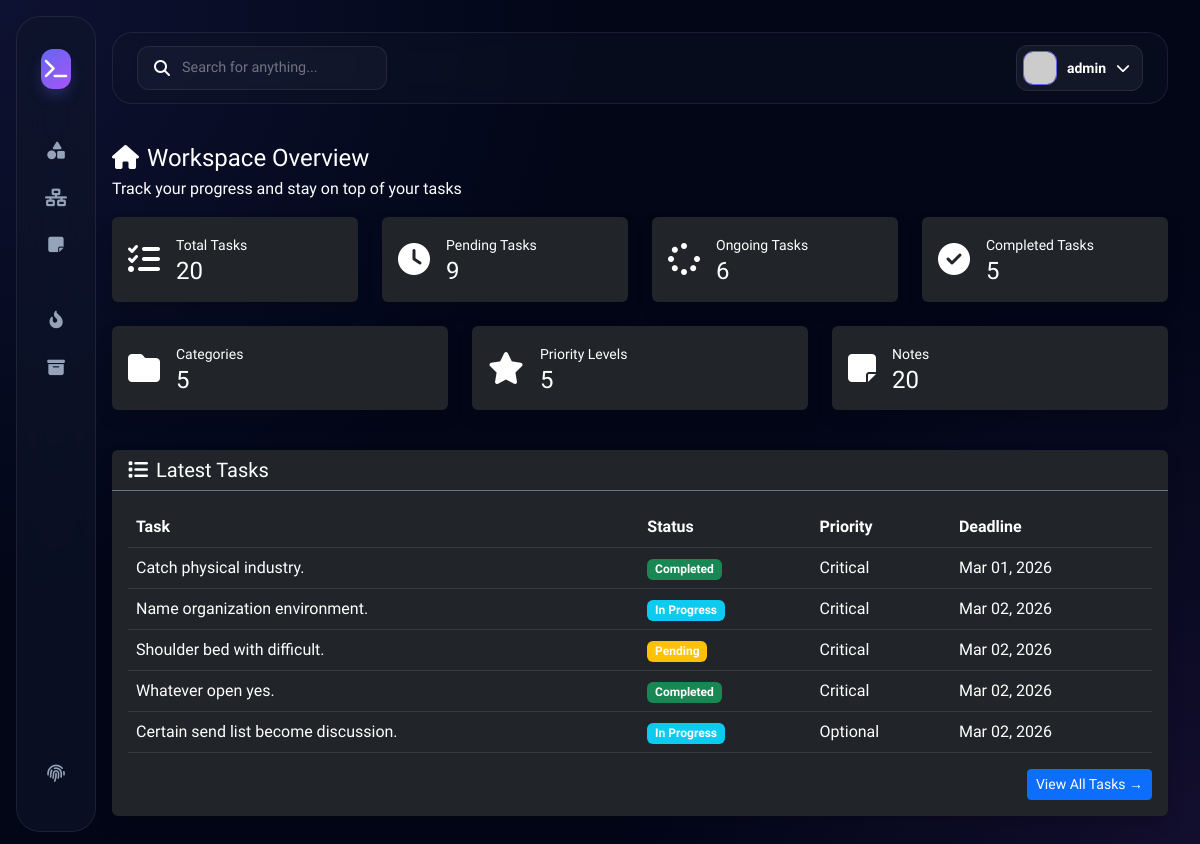
The app's page / (signed in) with its own data.
### hangarinproj/models.py (models this page shows, shortened)
class BaseModel(models.Model):
    created_at = models.DateTimeField(auto_now_add=True)
    updated_at = models.DateTimeField(auto_now=True)
    class Meta:
        abstract = True

class Task(BaseModel):
    title = models.CharField(max_length=200)
    description = models.TextField()
    deadline = models.DateTimeField(default=timezone.now)
    status = models.CharField(max_length=50, choices=STATUS_CHOICES, default="Pending")
    category = models.ForeignKey(Category, on_delete=models.CASCADE)
    priority = models.ForeignKey(Priority, on_delete=models.CASCADE)

class Priority(BaseModel):
    name = models.CharField(max_length=100)
    class Meta:
        verbose_name = "Priority"
        verbose_name_plural = "Priorities"
    def __str__(self):
        return self.name

### hangarinproj/views.py (the view)
# urls.py: path('', views.HomePageView.as_view(), name='home'),
class HomePageView(LoginRequiredMixin, ListView):
    model = Task
    context_object_name = 'hangarinproj'
    template_name = "home.html"
    login_url = '/accounts/login/'
    def get_context_data(self, **kwargs):
        context = super().get_context_data(**kwargs)
        context['total_tasks'] = Task.objects.count()
        context['pending_count'] = Task.objects.filter(status='Pending').count()
        context['inprogress_count'] = Task.objects.filter(status='In Progress').count()
        context['completed_count'] = Task.objects.filter(status='Completed').count()
        context['total_categories'] = Category.objects.count()
        context['total_priorities'] = Priority.objects.count()
        context['total_notes'] = Note.objects.count()
        context['recent_tasks'] = Task.objects.all().order_by('-created_at')[:5]
        return context

### templates/home.html (shortened to what this page needs)
{% extends 'base.html' %}
{% load static %}
{% block content %}
<div class="row">
    <div class="col-12">
        <h4 class="mb-1">
            <i class="fas fa-home me-2"></i>Workspace Overview
        </h4>
        <p class="text-muted">Track your progress and stay on top of your tasks</p>
    </div>
</div>
<div class="row">
    <div class="col-md-3">
        <div class="card bg-dark border-0 shadow mb-3">
            <div class="card-body d-flex align-items-center">
                <i class="fas fa-tasks fa-2x me-3 text-info"></i>
                <div>
                    <small class="text-muted">Total Tasks</small>
                    <h4 class="mb-0">{{ total_tasks }}</h4>
                </div>
            </div>
        </div>
    </div>
    <div class="col-md-3">
        <div class="card bg-dark border-0 shadow mb-3">
            <div class="card-body d-flex align-items-center">
                <i class="fas fa-clock fa-2x me-3 text-warning"></i>
                <div>
                    <small class="text-muted">Pending Tasks</small>
                    <h4 class="mb-0">{{ pending_count }}</h4>
                </div>
            </div>
        </div>
    </div>
    <div class="col-md-3">
        <div class="card bg-dark border-0 shadow mb-3">
            <div class="card-body d-flex align-items-center">
                <i class="fas fa-spinner fa-2x me-3 text-info"></i>
                <div>
                    <small class="text-muted">Ongoing Tasks</small>
                    <h4 class="mb-0">{{ inprogress_count }}</h4>
                </div>
            </div>
        </div>
    </div>
    <div class="col-md-3">
        <div class="card bg-dark border-0 shadow mb-3">
            <div class="card-body d-flex align-items-center">
                <i class="fas fa-check-circle fa-2x me-3 text-success"></i>
                <div>
                    <small class="text-muted">Completed Tasks</small>
                    <h4 class="mb-0">{{ completed_count }}</h4>
                </div>
            </div>
        </div>
    </div>
</div>
<div class="row mt-2">
    <div class="col-md-4">
        <div class="card bg-dark border-0 shadow mb-3">
            <div class="card-body d-flex align-items-center">
                <i class="fas fa-folder fa-2x me-3 text-info"></i>
                <div>
                    <small class="text-muted">Categories</small>
                    <h4 class="mb-0">{{ total_categories }}</h4>
                </div>
            </div>
        </div>
    </div>
    <div class="col-md-4">
        <div class="card bg-dark border-0 shadow mb-3">
            <div class="card-body d-flex align-items-center">
                <i class="fas fa-star fa-2x me-3 text-warning"></i>
                <div>
                    <small class="text-muted">Priority Levels</small>
                    <h4 class="mb-0">{{ total_priorities }}</h4>
                </div>
            </div>
        </div>
    </div>
    <div class="col-md-4">
        <div class="card bg-dark border-0 shadow mb-3">
            <div class="card-body d-flex align-items-center">
                <i class="fas fa-sticky-note fa-2x me-3 text-info"></i>
                <div>
                    <small class="text-muted">Notes</small>
                    <h4 class="mb-0">{{ total_notes }}</h4>
                </div>
            </div>
        </div>
    </div>
</div>
<div class="row mt-4">
    <div class="col-12">
        <div class="card bg-dark border-0 shadow">
            <div class="card-header border-bottom border-secondary">
                <h5 class="mb-0">
                    <i class="fas fa-list me-2"></i>Latest Tasks
                </h5>
            </div>
            <div class="card-body">
                <div class="table-responsive">
                    <table class="table table-dark table-hover align-middle">
                        <thead>
                            <tr>
                                <th>Task</th>
                                <th>Status</th>
                                <th>Priority</th>
                                <th>Deadline</th>
                            </tr>
                        </thead>
                        <tbody>
                            {% for task in recent_tasks %}
                            <tr>
                                <td>{{ task.title }}</td>
                                <td>
                                    {% if task.status == 'Completed' %}
                                        <span class="badge bg-success">{{ task.status }}</span>
                                    {% elif task.status == 'In Progress' %}
                                        <span class="badge bg-info">{{ task.status }}</span>
                                    {% else %}
                                        <span class="badge bg-warning">{{ task.status }}</span>
                                    {% endif %}
                                </td>
                                <td>{{ task.priority }}</td>
                                <td>{{ task.deadline|date:"M d, Y" }}</td>
                            </tr>
                            {% endfor %}
                        </tbody>
                    </table>
                </div>
                <div class="text-end">
                    <a href="{% url 'task-list' %}" class="btn btn-primary btn-sm">
                        View All Tasks →
                    </a>
                </div>
            </div>
        </div>
    </div>
</div>
{% endblock %}

### templates/base.html (shortened to what this page needs)
{% load static %}
{% load pwa %}
<!DOCTYPE html>
<html lang="en">
<head>
    <link href="https://cdn.jsdelivr.net/npm/bootstrap@5.3.0/dist/css/bootstrap.min.css" rel="stylesheet">
    <link rel="stylesheet" href="https://cdnjs.cloudflare.com/ajax/libs/font-awesome/6.5.0/css/all.min.css">
</head>
<body>
<div class="app-layout">
    <aside class="sidebar-wrapper">
        <a href="/" class="brand-box">
            <div class="brand-logo"><i class="fas fa-terminal"></i></div>
        </a>
        <nav class="flex-grow-1">
            <div class="nav-group">
                <a href="{% url 'task-list' %}" class="sidebar-link {% if 'task' in request.path %}active{% endif %}">
                    <i class="fas fa-shapes"></i>
                </a>
                <a href="{% url 'subtask-list' %}" class="sidebar-link {% if 'subtask' in request.path %}active{% endif %}">
                    <i class="fas fa-network-wired"></i>
                </a>
                <a href="{% url 'note-list' %}" class="sidebar-link {% if 'note' in request.path %}active{% endif %}">
                    <i class="fas fa-sticky-note"></i>
                </a>
            </div>
            <div class="nav-group">
                <a href="{% url 'priority-list' %}" class="sidebar-link">
                    <i class="fas fa-fire-alt"></i>
                </a>
                <a href="{% url 'category-list' %}" class="sidebar-link">
                    <i class="fas fa-box-archive"></i>
                </a>
            </div>
        </nav>
        <div class="system-nav mt-auto pt-4">
            <a href="/admin/" class="sidebar-link">
                <i class="fas fa-fingerprint"></i>
            </a>
        </div>
    </aside>
    <main class="main-viewport">
        <header class="glass-header">
            <div class="search-bar">
                <i class="fas fa-search text-dim"></i>
                <input type="text" id="mainSearch" placeholder="Search for anything...">
            </div>
            <div class="d-flex align-items-center gap-4">
                <div class="dropdown">
                    <div class="profile-trigger" data-bs-toggle="dropdown">
                        <img src="https://ui-avatars.com/api/?name={{ user.username|default:'User' }}&background=6366f1&color=fff&bold=true" class="avatar">
                        <span class="d-none d-lg-inline fw-semibold small">{{ user.username|default:"Guest" }}</span>
                        <i class="fas fa-chevron-down small text-dim"></i>
                    </div>
                </div>
            </div>
        </header>
        <div class="content-container" id="searchableArea">
            {% block content %}
            {% endblock %}
        </div>
    </main>
</div>
</body>
</html>

### templates/base.html (style rules this page uses)
:root { --bg-deep: #020617; --accent-primary: #6366f1; --accent-secondary: #a855f7; --glass-card: rgba(15, 23, 42, 0.6); --glass-border: rgba(255, 255, 255, 0.08); --text-bright: #f8fafc; --text-dim: #94a3b8; --sidebar-width: 280px; --nav-glow: 0 0 20px rgba(99, 102, 241, 0.1); }
body, .content-container, .content-container *, .main-viewport h1, .main-viewport h2, .main-viewport p, .main-viewport span, .main-viewport label, .main-viewport td, .main-viewport th { color: #ffffff !important; }
input, select, textarea, .form-control, [type="text"], [type="search"] { color: #ffffff !important; background: rgba(255, 255, 255, 0.05) !important; border: 1px solid var(--glass-border) !important; }
input::placeholder { color: rgba(255, 255, 255, 0.4) !important; }
body { background-color: var(--bg-deep); background-image: radial-gradient(circle at 0% 0%, rgba(99, 102, 241, 0.12) 0, transparent 40%), radial-gradient(circle at 100% 100%, rgba(168, 85, 247, 0.1) 0, transparent 40%); color: var(--text-bright); font-family: 'Plus Jakarta Sans', sans-serif; min-height: 100vh; margin: 0; overflow-x: hidden; }
.sidebar-wrapper { position: fixed; top: 1rem; left: 1rem; bottom: 1rem; width: var(--sidebar-width); background: var(--glass-card); backdrop-filter: blur(24px); -webkit-backdrop-filter: blur(24px); border: 1px solid var(--glass-border); border-radius: 24px; display: flex; flex-direction: column; padding: 2rem 1.25rem; z-index: 1050; transition: all 0.4s cubic-bezier(0.4, 0, 0.2, 1); }
.brand-box { display: flex; align-items: center; gap: 14px; padding: 0 0.75rem 2.5rem; text-decoration: none; }
.brand-logo { width: 40px; height: 40px; background: linear-gradient(135deg, var(--accent-primary), var(--accent-secondary)); border-radius: 12px; display: flex; align-items: center; justify-content: center; color: white !important; font-size: 1.25rem; box-shadow: 0 8px 16px -4px rgba(99, 102, 241, 0.4); }
.nav-group { margin-bottom: 2rem; }
.sidebar-link { display: flex; align-items: center; gap: 12px; padding: 0.8rem 1rem; color: var(--text-dim) !important; text-decoration: none; border-radius: 14px; font-weight: 500; font-size: 0.95rem; transition: all 0.2s ease; margin-bottom: 4px; }
.sidebar-link i { font-size: 1.1rem; width: 24px; text-align: center; color: inherit !important; }
.main-viewport { margin-left: calc(var(--sidebar-width) + 2rem); padding: 2rem 2rem 2rem 0; min-height: 100vh; }
.glass-header { background: rgba(15, 23, 42, 0.4); backdrop-filter: blur(12px); border: 1px solid var(--glass-border); border-radius: 20px; padding: 0.75rem 1.5rem; display: flex; align-items: center; justify-content: space-between; margin-bottom: 2.5rem; position: sticky; top: 1rem; z-index: 1000; }
.search-bar { background: rgba(255, 255, 255, 0.03); border: 1px solid var(--glass-border); border-radius: 12px; padding: 0.6rem 1rem; display: flex; align-items: center; gap: 10px; width: 400px; }
.search-bar input { background: transparent !important; border: none !important; color: white !important; width: 100%; outline: none; font-size: 0.9rem; }
.profile-trigger { background: rgba(255, 255, 255, 0.05); border: 1px solid var(--glass-border); border-radius: 12px; padding: 5px 12px 5px 6px; display: flex; align-items: center; gap: 10px; cursor: pointer; transition: all 0.2s; }
.avatar { width: 34px; height: 34px; border-radius: 10px; border: 1px solid var(--accent-primary); }
.content-container { animation: fadeIn 0.6s ease-out; }
@media (max-width: 1200px) { .sidebar-wrapper { width: 80px; padding: 2rem 0.75rem; } }
@media (max-width: 1200px) { .main-viewport { margin-left: calc(80px + 2rem); } }
@media (max-width: 1200px) { .search-bar { width: 250px; } }

### records on screen
Task: title "Catch physical industry.", status "Completed", priority "Critical", deadline "Mar 01, 2026"
Task: title "Name organization environment.", status "In Progress", priority "Critical", deadline "Mar 02, 2026"
Task: title "Shoulder bed with difficult.", status "Pending", priority "Critical", deadline "Mar 02, 2026"
Task: title "Whatever open yes.", status "Completed", priority "Critical", deadline "Mar 02, 2026"
Task: title "Certain send list become discussion.", status "In Progress", priority "Optional", deadline "Mar 02, 2026"

### other values on screen
{{ user.username|default:"Guest" }} "admin"
{{ total_tasks }} "20"
{{ pending_count }} "9"
{{ inprogress_count }} "6"
{{ completed_count }} "5"
{{ total_categories }} "5"
{{ total_priorities }} "5"
{{ total_notes }} "20"
